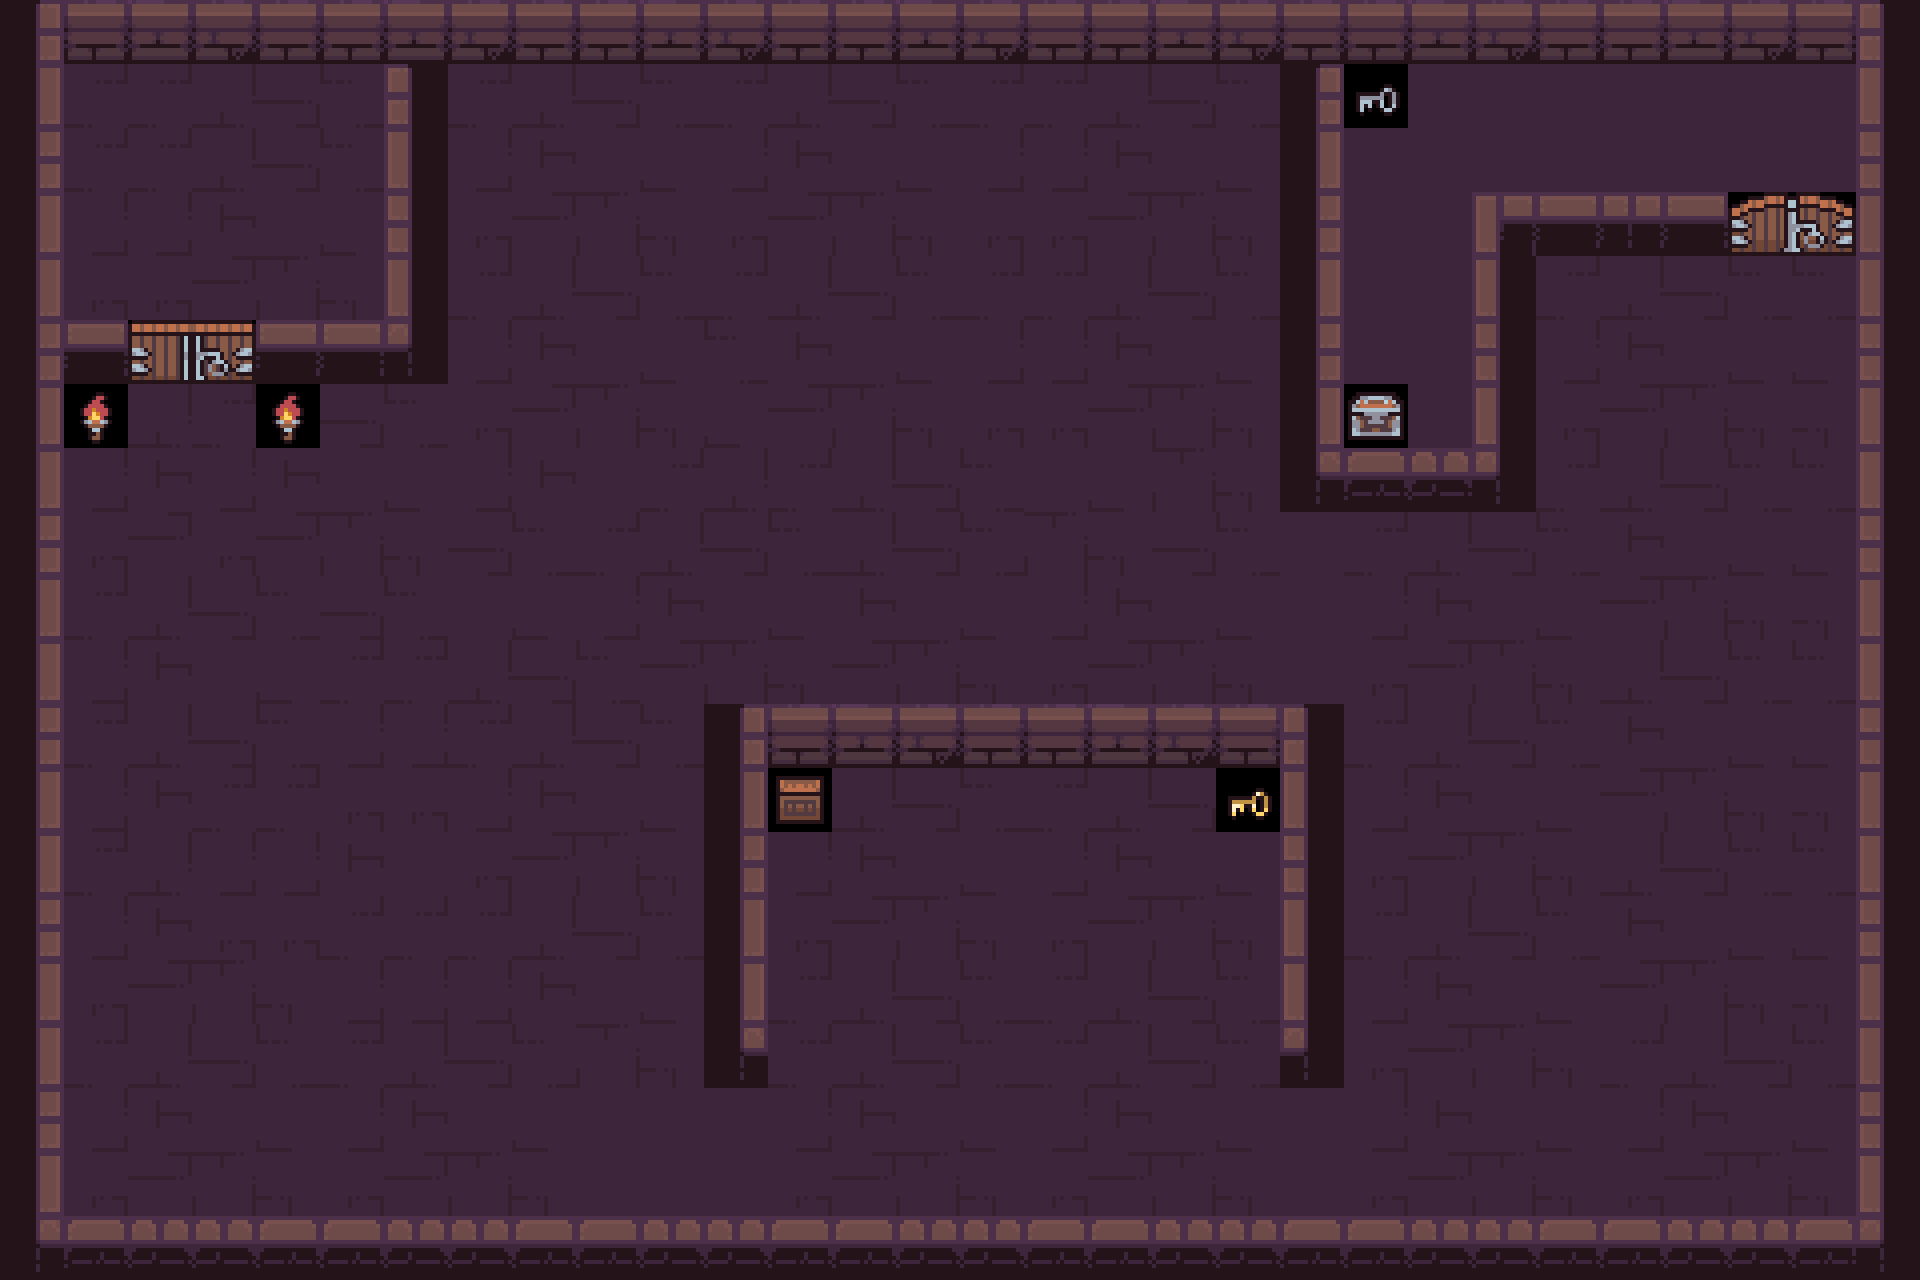

Below is a game level as drawn by its tile map, then a one-line description and the .tmx that defines it (tile-layer data replaced by summaries):
An orthogonal 30x20 tile map with 64x64 px tiles, 6 tile layers (Ground, Walls, Gates, collision objects, ...).

<map version="1.9" tiledversion="1.9.2" orientation="orthogonal" renderorder="right-down" width="30" height="20" tilewidth="64" tileheight="64" infinite="0" nextlayerid="10" nextobjectid="1">
 <tileset firstgid="1" name="dungeon" tilewidth="64" tileheight="64" tilecount="100" columns="10">
  <image source="2D Pixel Dungeon Asset Pack/character and tileset/Dungeon_Tileset.png" width="640" height="640" />
 </tileset>
 <layer id="4" name="Ground" width="30" height="20">
  <data>[600 cells, 449 non-empty, 13 distinct tile ids]</data>
 </layer>
 <layer id="3" name="Walls" width="30" height="20">
  <data>[600 cells, 141 non-empty, 21 distinct tile ids]</data>
 </layer>
 <layer id="5" name="Gates" width="30" height="20">
  <data>[600 cells, 4 non-empty, 4 distinct tile ids]</data>
 </layer>
 <layer id="7" name="collision objects" width="30" height="20">
  <data>[600 cells, 2 non-empty, 1 distinct tile ids]</data>
 </layer>
 <layer id="8" name="treasure" width="30" height="20">
  <data>[600 cells, 2 non-empty, 2 distinct tile ids]</data>
 </layer>
 <layer id="9" name="keys" width="30" height="20">
  <data>[600 cells, 2 non-empty, 2 distinct tile ids]</data>
 </layer>
</map>